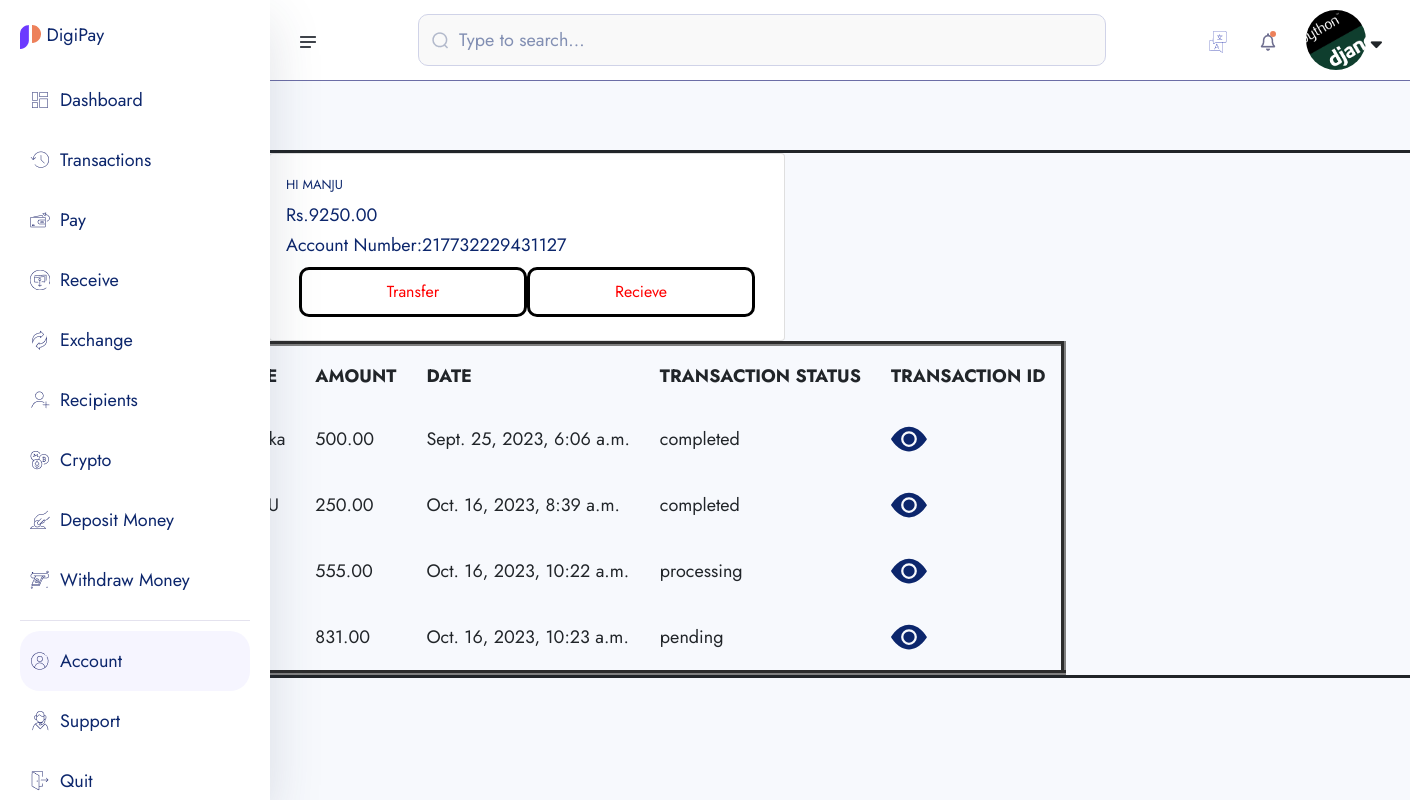
The page /core/transactions_list/ (signed in) on the database as committed earlier.
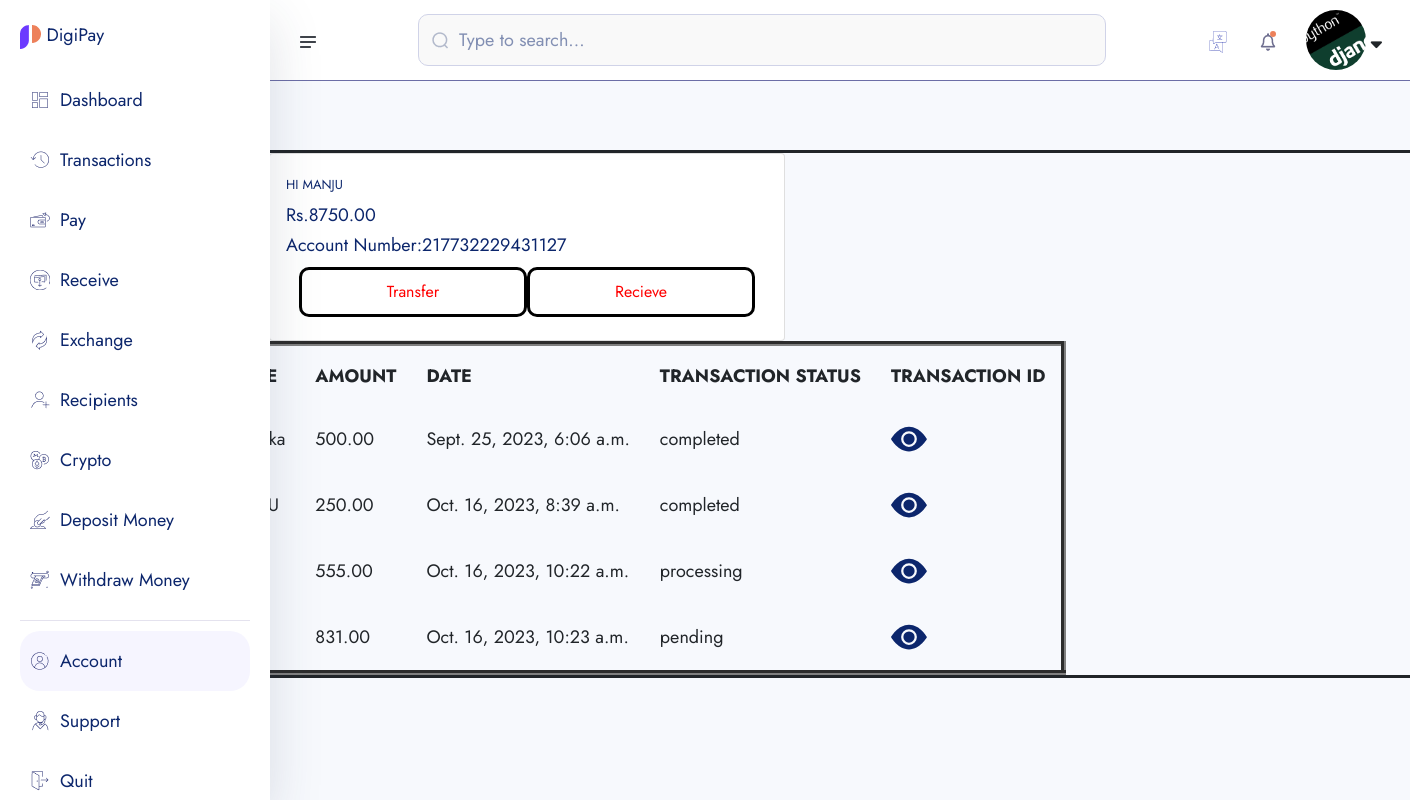
The same page on the database as committed later.
### bankaccounts/models.py (models this page shows, shortened)
class KYC(models.Model):
    id=models.UUIDField(primary_key=True,unique=True,default=uuid.uuid4,editable=False)
    user=models.OneToOneField(User,on_delete=models.CASCADE)
    account=models.OneToOneField(Account,on_delete=models.CASCADE)
    full_name=models.CharField(max_length=200)
    image=models.ImageField(upload_to='userimg/')
    marital_status=models.CharField(max_length=100,choices=MARITAL_STATUS)
    gender=models.CharField(max_length=100,choices=GENDER)
    identity_type=models.CharField(max_length=100,choices=IDENTITY_TYPE)
    identity_image=models.ImageField(upload_to='userimg/')
    date_of_birth=models.DateField(auto_now_add=False)
    signature=models.ImageField(upload_to='userimg/')
    country=models.CharField(max_length=100)
    state=models.CharField(max_length=100)
    city=models.CharField(max_length=100)
    phone=models.CharField(max_length=100)
    email=models.EmailField(unique=True,blank=True)

class Account(models.Model):
    id=models.UUIDField(primary_key=True,unique=True,default=uuid.uuid4,editable=False)
    user=models.OneToOneField(User,on_delete=models.CASCADE)
    account_balance=models.DecimalField(max_digits=12,decimal_places=2,default=0.00)
    account_number=ShortUUIDField(unique=True,length=12,max_length=25,prefix='217',alphabet='1234567890')
    account_id=ShortUUIDField(unique=True,length=10,max_length=25,prefix='DIGP',alphabet='1234567890')
    pin_number=ShortUUIDField(unique=True,length=4,max_length=7,alphabet='1234567890')
    account_status=models.CharField(max_length=100,choices=ACCOUNT_STATUS,default='in-active')
    date=models.DateField(auto_now_add=True)
    kyc_submitted=models.BooleanField(default=False)
    kyc_confirmed=models.BooleanField(default=False)

### transactions/models.py (models this page shows, shortened)
class Transaction(models.Model):
    transaction_id=ShortUUIDField(unique=True,length=15,max_length=25,prefix="TRN")
    user=models.ForeignKey(User,related_name='user',on_delete=models.CASCADE,null=True)
    amount=models.DecimalField(max_digits=12,decimal_places=2,default=0.00)
    description=models.CharField(max_length=100,null=True,blank=True)
    receiver=models.ForeignKey(User,related_name='receiver',on_delete=models.CASCADE,null=True)
    sender=models.ForeignKey(User,related_name='sender',on_delete=models.CASCADE,null=True)
    receiver_account=models.ForeignKey(Account,related_name='receiver_account',on_delete=models.CASCADE,null=True)
    sender_account=models.ForeignKey(Account,related_name='sender_account',on_delete=models.CASCADE,null=True)
    status=models.CharField(max_length=200,choices=Transaction_status,default="pending")
    transaction_type=models.CharField(max_length=200,choices=Transaction_type,default="none")
    date=models.DateTimeField(auto_now_add=True)
    updated_date=models.DateTimeField(auto_now_add=False,null=True,blank=True)

### transactions/transfer.py (the view)
# urls.py: path('transactions_list/',transfer.transactions_list,name='transactions_list'),
def transactions_list(request):
    user =request.user
    account=Account.objects.get(user=user)
    transaction=Transaction.objects.all()
    query=request.POST.get('request_sent')
    query2=request.POST.get('completed')
    print(query)
    print(query2)
    if query:
        transaction=transaction.filter(
            Q(status=query)
        ).distinct()
    if query2:
        transaction=transaction.filter(
            Q(status=query2)
        ).distinct()
    context={
        'account':account,
        'transaction':transaction,
        'query':query,
        'query2':query2,
    }
    return render(request,'transfer/transactions_list.html',context)

### templates/transfer/transactions_list.html (shortened to what this page needs)
{% extends "partials/dashbord_base.html" %}
{% load static %}
{% block content %}
 <head>
 </head>
  <form action="" method="POST">
    <div class="dash">
      <div class="container">
        <div class="jumbotron">
          <div class="row">
            <div class="col-md-5">
            <div class="card card-body">
              <p class="user">HI {{account.user}}</p>
              <p>Rs.{{account.account_balance}}</p>
              <p>Account Number:{{account.account_number}}</p>
               <div class="btn">
                 <input type="submit" value="Transfer">
                <input type="submit" value="Recieve">
              </div>
            </div>
            </div>
          </div>
        </div>
      </div>
  </form>
  <table border="5" cellpadding="15px">
    <tr>
      <th>NAME</th>
      <th>AMOUNT</th>
      <th>DATE</th>
      <th>TRANSACTION STATUS</th>
      <th>TRANSACTION ID</th>
    </tr>
    {%for data in transaction%}
    <tr>
      <td>{{data.user}}</td>
      <td>{{data.amount}}</td>
      <td>{{data.date}}</td>
      <td>{{data.status}}</td>
      <td><a href="{% url 'transactions:transaction_detail' data.transaction_id %}"><svg xmlns="http://www.w3.org/2000/svg" width="36" height="36" fill="currentColor" class="bi bi-eye-fill" viewBox="0 0 16 16">
        <path d="M10.5 8a2.5 2.5 0 1 1-5 0 2.5 2.5 0 0 1 5 0z"/>
        <path d="M0 8s3-5.5 8-5.5S16 8 16 8s-3 5.5-8 5.5S0 8 0 8zm8 3.5a3.5 3.5 0 1 0 0-7 3.5 3.5 0 0 0 0 7z"/>
      </svg></a></td>
    </tr>
    {%endfor%}
  </table>
  {% endblock content %}

### templates/partials/dashbord_base.html (shortened to what this page needs)
{% load static %}
<!doctype html>
<html lang="en">
<head>
    <link href="https://cdn.jsdelivr.net/npm/bootstrap@5.3.1/dist/css/bootstrap.min.css" rel="stylesheet">
    <link rel="stylesheet" href="{% static 'assets1/css/bootstrap.min.css' %}">
    <link rel="stylesheet" href="{% static 'assets1/css/fontawesome.min.css' %}">
    <link rel="stylesheet" href="{% static 'assets1/css/jquery-ui.css' %}">
    <link rel="stylesheet" href="{% static 'assets1/css/plugin/apexcharts.css' %}">
    <link rel="stylesheet" href="{% static 'assets1/css/plugin/nice-select.css' %}">
    <link rel="stylesheet" href="{% static 'assets1/css/arafat-font.css' %}">
    <link rel="stylesheet" href="{% static 'assets1/css/plugin/animate.css' %}">
    <link rel="stylesheet" href="{% static 'assets1/css/style.css' %}">
</head>
<body>
    <header class="header-section body-collapse">
        <div class="overlay">
            <div class="container-fruid">
                <div class="row d-flex header-area">
                    <div class="navbar-area d-flex align-items-center justify-content-between">
                        <div class="sidebar-icon">
                            <img src="{% static 'assets1/images/icon/menu.png' %}" alt="icon">
                        </div>
                        <form method="POST" class="flex-fill">
                            <div class="form-group d-flex align-items-center">
                                <img src="{% static 'assets1/images/icon/search.png' %}" alt="icon">
                                <input type="text" placeholder="Type to search...">
                            </div>
                        </form>
                        <div class="dashboard-nav">
                            <div class="single-item language-area">
                                <div class="language-btn">
                                    <img src="{% static 'assets1/images/icon/lang.png' %}" alt="icon">
                                </div>
                            </div>
                            <div class="single-item notifications-area">
                                <div class="notifications-btn">
                                    <img src="{% static 'assets1/images/icon/bell.png' %}" class="bell-icon" alt="icon">
                                </div>
                            </div>
                            <div class="single-item user-area">
                                <div class="profile-area d-flex align-items-center">
                                    <span class="user-profile">
                                        {% if request.user.kyc.image.url %}
                                            <img style="width: 60px; height: 60px; border-radius: 50%; object-fit: cover;" src="{{ request.user.kyc.image.url }}" alt="image">
                                        {% else %}
                                            <img src="{% static 'assets1/images/default.jpg' %}"  style="width: 50px; height: 50px; border-radius: 50%; object-fit: cover;" alt="">
                                        {% endif %}
                                    </span>
                                    <i class="fa-solid fa-sort-down"></i>
                                </div>
                            </div>
                        </div>
                    </div>
                    <div class="sidebar-wrapper">
                        <div class="sidebar-logo">
                            <a href="#"><img src="{% static 'assets1/images/fav.png' %}" alt="logo"> DigiPay</a>
                        </div>
                        <ul>
                            <li>
                                <a href="#">
                                    <img src="{% static 'assets1/images/icon/dashboard.png' %}" alt="Dashboard"> <span>Dashboard</span>
                                </a>
                            </li>
                            <li>
                                <a href="#">
                                    <img src="{% static 'assets1/images/icon/transactions.png' %}" alt="Transactions"> <span>Transactions</span>
                                </a>
                            </li>
                            <li>
                                <a href="#">
                                    <img src="{% static 'assets1/images/icon/pay.png' %}" alt="Pay"> <span>Pay</span>
                                </a>
                            </li>
                            <li>
                                <a href="#">
                                    <img src="{% static 'assets1/images/icon/receive.png' %}" alt="Receive"> <span>Receive</span>
                                </a>
                            </li>
                            <li>
                                <a href="money-exchange.html">
                                    <img src="{% static 'assets1/images/icon/exchange.png' %}" alt="Exchange"> <span>Exchange</span>
                                </a>
                            </li>
                            <li>
                                <a href="recipients.html">
                                    <img src="{% static 'assets1/images/icon/recipients.png' %}" alt="Recipients"> <span>Recipients</span>
                                </a>
                            </li>
                            <li>
                                <a href="crypto.html">
                                    <img src="{% static 'assets1/images/icon/crypto.png' %}" alt="Crypto"> <span>Crypto</span>
                                </a>
                            </li>
                            <li>
                                <a href="deposit-money.html">
                                    <img src="{% static 'assets1/images/icon/deposit.png' %}" alt="Deposit"> <span>Deposit Money</span>
                                </a>
                            </li>
                            <li>
                                <a href="withdraw-money-step-1.html">
                                    <img src="{% static 'assets1/images/icon/withdraw.png' %}" alt="Withdraw"> <span>Withdraw Money</span>
                                </a>
                            </li>
                        </ul>
                        <ul class="bottom-item">
                            <li class="active">
                                <a href="#">
                                    <img src="{% static 'assets1/images/icon/account.png' %}" alt="Account"> <span>Account</span>
                                </a>
                            </li>
                            <li>
                                <a href="javascript:void(0)">
                                    <img src="{% static 'assets1/images/icon/support.png' %}" alt="Support"> <span>Support</span>
                                </a>
                            </li>
                            <li>
                                <a href="javascript:void(0)">
                                    <img src="{% static 'assets1/images/icon/quit.png' %}" alt="Quit"> <span>Quit</span>
                                </a>
                            </li>
                        </ul>
                    </div>
                </div>
            </div>
        </div>
    </header>
{% block content %}
{% endblock content %}
</body>
</html>

### templates/transfer/transactions_list.html (style rules this page uses)
.dash { border: solid; margin-left: 200px; margin-top: 150px; width: 100%; }
.user { font-size: 13px; }
.btn { display: flex; justify-content: space-between; }
input { color: red; border: black solid; }

Rows that differ between the two databases and show on the page:
changed Account "MANJU": account_balance "9250.00" → "8750.00"
